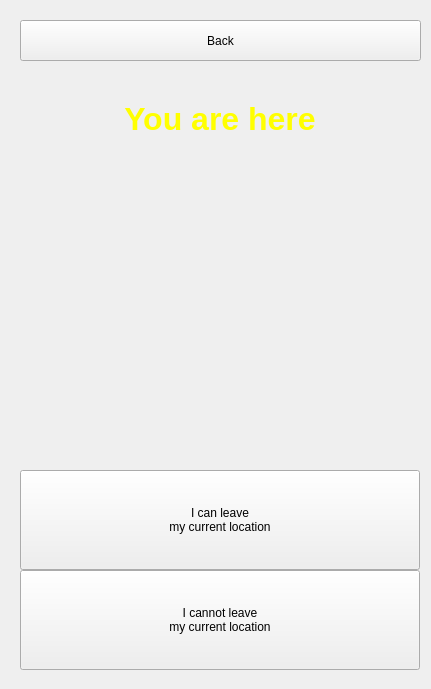
      <widget class="QWidget" name="page1">
       <widget class="QPushButton" name="button_leave">
        <property name="geometry">
         <rect>
          <x>20</x>
          <y>470</y>
          <width>400</width>
          <height>100</height>
         </rect>
        </property>
        <property name="sizePolicy">
         <sizepolicy hsizetype="Fixed" vsizetype="Fixed">
          <horstretch>0</horstretch>
          <verstretch>0</verstretch>
         </sizepolicy>
        </property>
        <property name="minimumSize">
         <size>
          <width>400</width>
          <height>100</height>
         </size>
        </property>
        <property name="maximumSize">
         <size>
          <width>400</width>
          <height>100</height>
         </size>
        </property>
        <property name="text">
         <string>I can leave
my current location</string>
        </property>
       </widget>
       <widget class="QPushButton" name="button_stay">
        <property name="geometry">
         <rect>
          <x>20</x>
          <y>570</y>
          <width>400</width>
          <height>100</height>
         </rect>
        </property>
        <property name="minimumSize">
         <size>
          <width>400</width>
          <height>100</height>
         </size>
        </property>
        <property name="maximumSize">
         <size>
          <width>400</width>
          <height>100</height>
         </size>
        </property>
        <property name="text">
         <string>I cannot leave
my current location</string>
        </property>
       </widget>
       <widget class="QPushButton" name="button_startNew1">
        <property name="geometry">
         <rect>
          <x>20</x>
          <y>20</y>
          <width>401</width>
          <height>41</height>
         </rect>
        </property>
        <property name="minimumSize">
         <size>
          <width>401</width>
          <height>41</height>
         </size>
        </property>
        <property name="maximumSize">
         <size>
          <width>401</width>
          <height>41</height>
         </size>
        </property>
        <property name="text">
         <string>Back</string>
        </property>
       </widget>
       <widget class="QgsMapCanvas" name="QgsMapCanvas1" native="true">
        <property name="geometry">
         <rect>
          <x>20</x>
          <y>10</y>
          <width>402</width>
          <height>670</height>
         </rect>
        </property>
        <property name="minimumSize">
         <size>
          <width>402</width>
          <height>670</height>
         </size>
        </property>
        <property name="maximumSize">
         <size>
          <width>402</width>
          <height>670</height>
         </size>
        </property>
        <widget class="QLabel" name="label_10">
         <property name="geometry">
          <rect>
           <x>100</x>
           <y>60</y>
           <width>200</width>
           <height>100</height>
          </rect>
         </property>
         <property name="minimumSize">
          <size>
           <width>200</width>
           <height>100</height>
          </size>
         </property>
         <property name="text">
          <string>&lt;html&gt;&lt;head/&gt;&lt;body&gt;&lt;p&gt;&lt;span style=&quot; font-size:24pt; font-weight:600; color:#ffff00;&quot;&gt;You are here&lt;/span&gt;&lt;/p&gt;&lt;/body&gt;&lt;/html&gt;</string>
         </property>
         <property name="alignment">
          <set>Qt::AlignCenter</set>
         </property>
        </widget>
       </widget>
       <zorder>QgsMapCanvas1</zorder>
       <zorder>button_leave</zorder>
       <zorder>button_stay</zorder>
       <zorder>button_startNew1</zorder>
      </widget>
